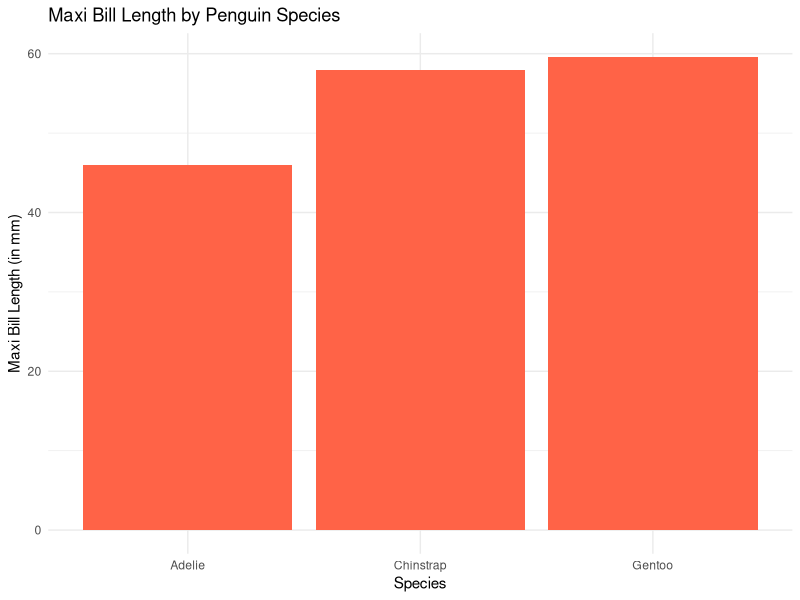

Recreate this plot in R.
## ---- chunk 1
library(tidyverse)
library(palmerpenguins)

penguins |>
  group_by(species) |>
  summarize(
    max_bill_length = max(bill_length_mm, na.rm = TRUE)
  )
## ---- chunk 2
library(tidyverse)
library(palmerpenguins)

penguins |>
  group_by(species) |>
  summarize(
    max_bill_length = max(bill_length_mm, na.rm = TRUE)
  ) |>
  ggplot(aes(x = species, y = max_bill_length)) +
  geom_col(fill = "tomato") +
  labs(
    title = "Maxi Bill Length by Penguin Species",
    x = "Species",
    y = "Maxi Bill Length (in mm)"
  ) +
  theme_minimal()
